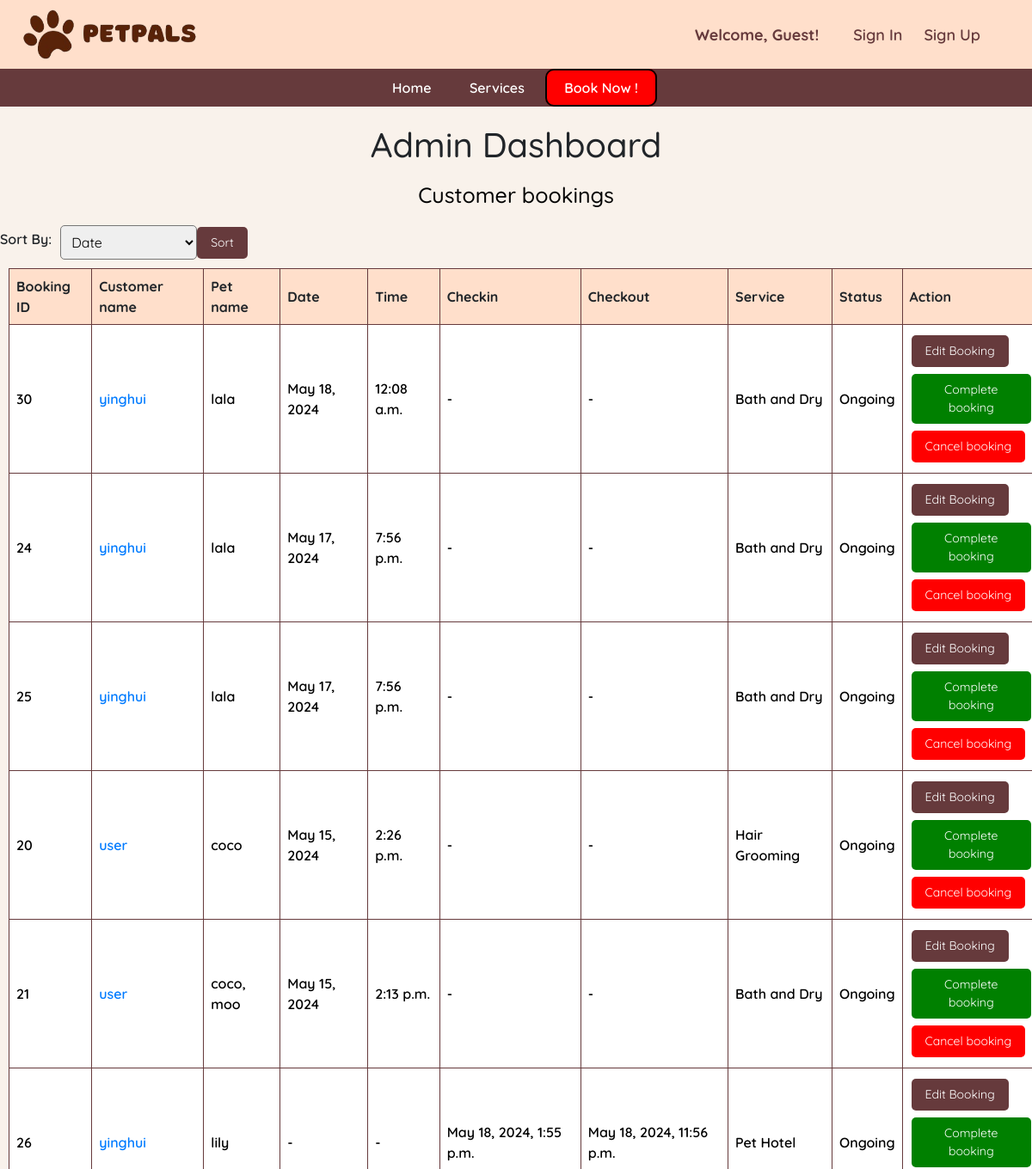
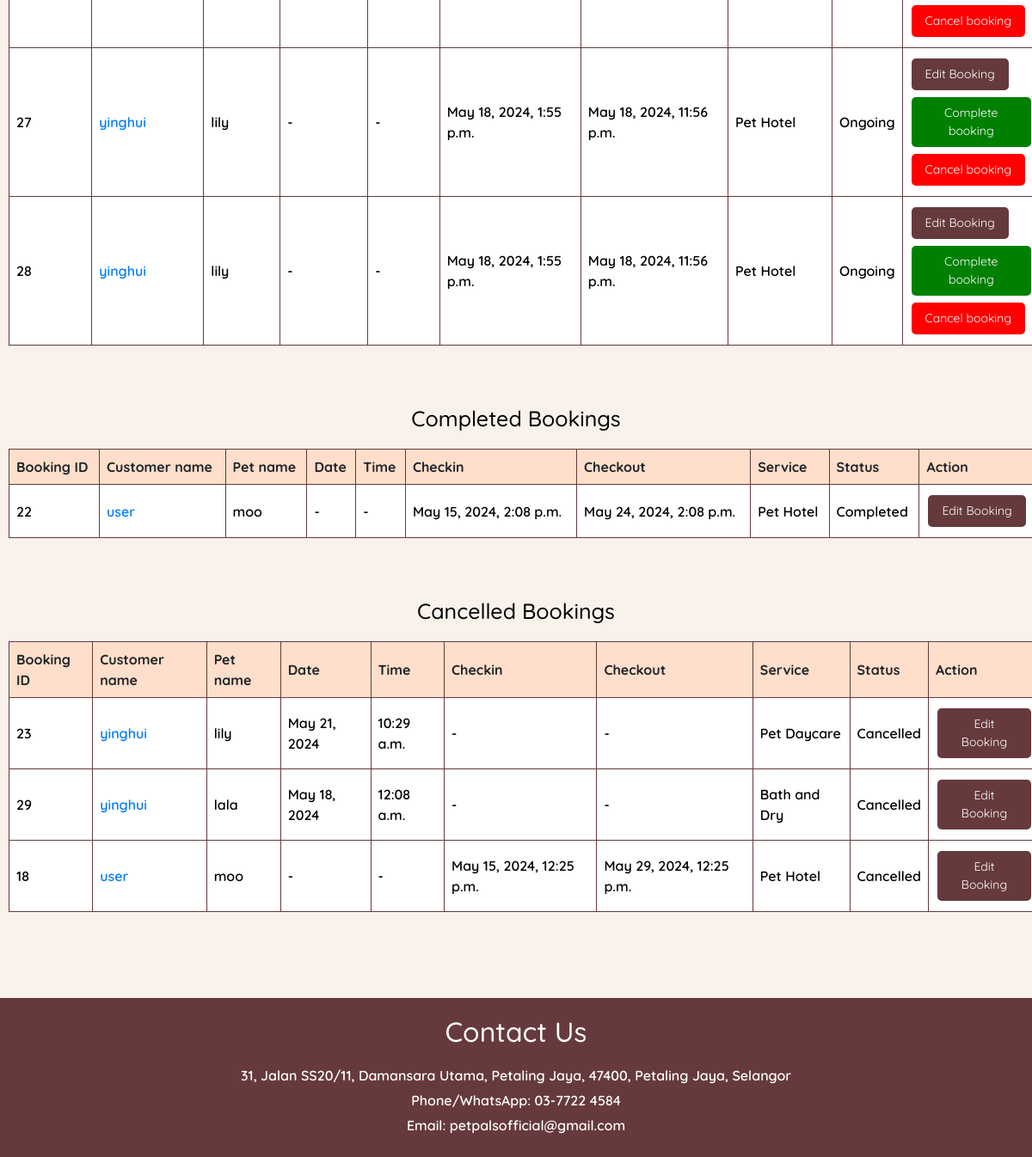
/admin_dashboard/, run on the app's committed database (2 pictures, top to bottom).
### main/models.py (models this page shows, shortened)
class Booking(models.Model):
    owner = models.ForeignKey(Owner, null=True, on_delete=models.CASCADE)
    pet = models.ManyToManyField(Pet)
    date = models.DateField(blank=True, null=True)
    time = models.TimeField(blank=True, null=True)
    SERVICE_CHOICES = [
        ('Hair Grooming', 'Hair Grooming'),
        ('Bath and Dry', 'Bath and Dry'),
        ('Pet Hotel', 'Pet Hotel'),
        ('Pet Daycare', 'Pet Daycare'),
    ]
    service = models.CharField(max_length=50, choices=SERVICE_CHOICES)
    STATUS_CHOICES = [
        ('Ongoing', 'Ongoing'),
        ('Completed', 'Completed'),
        ('Cancelled', 'Cancelled'),
    ]
    status = models.CharField(max_length=20, choices=STATUS_CHOICES, default='Ongoing')
    checkin = models.DateTimeField(null=True, blank=True)
    checkout = models.DateTimeField(null=True, blank=True)

class Owner(models.Model):
    user = models.OneToOneField(User, on_delete=models.CASCADE)
    phone_number = models.CharField(max_length=15, blank=True)
    email = models.EmailField(blank=True)

class Pet(models.Model):
    name = models.CharField(max_length=20)
    owner = models.ForeignKey(Owner, null=True, on_delete=models.CASCADE)
    age = models.PositiveBigIntegerField()
    species = models.CharField(max_length=50)
    breed = models.CharField(max_length=50)
    profile_pic = models.ImageField(default="profile.jpg", null=True, blank=True)

### main/views.py (the view, shortened to what this page needs)
# urls.py: path('admin_dashboard/', views.AdminPage, name="admin_dashboard"),
def AdminPage(request):
    sort_by = request.GET.get('sort_by', 'date')
    order_by = '-date'  # default ordering
    if sort_by == 'id':
        order_by = 'id'
    elif sort_by == 'service':
        order_by = 'service'
    ongoing_bookings = Booking.objects.filter(status='Ongoing').order_by(order_by)
    completed_bookings = Booking.objects.filter(status='Completed').order_by(order_by)
    cancelled_bookings = Booking.objects.filter(status='Cancelled').order_by(order_by)
    owners = Owner.objects.all()
    context = {
        'ongoing_bookings': ongoing_bookings,
        'completed_bookings': completed_bookings,
        'cancelled_bookings': cancelled_bookings,
        'owners': owners,
    }
    return render(request, 'admin_dashboard.html', context)

### main/templates/admin_dashboard.html (shortened to what this page needs)
{% extends 'base.html' %}
{% block content %}
<!DOCTYPE html>
<html lang="en">
<head>
</head>
<body>
    <h1 class="dashb">Admin Dashboard</h1>
    <div style="margin-top: 20px; margin-bottom: 20px;">
    <h2 class="dash">Customer bookings</h2>
<form method="GET" action="" class="sorting-form">
    <label for="sort_by">Sort By:</label>
    <select name="sort_by" id="sort_by" class="sort-select">
        <option value="date">Date</option>
    </select>
    <button type="submit" class="sort-button">Sort</button>
</form>
<table class="a">
    <thead>
        <tr>
            <th>Booking ID</th>
            <th>Customer name</th>
            <th>Pet name</th>
            <th>Date</th>
            <th>Time</th>
            <th>Checkin</th>
            <th>Checkout</th>
            <th>Service</th>
            <th>Status</th>
            <th>Action</th>
        </tr>
    </thead>
    <tbody>
        {% for booking in ongoing_bookings %}
        <tr>
            <td>{{ booking.id }}</td>
            <td><a href="{% url 'ownerpf' booking.id %}">{{ booking.owner.user.username }}</a></td>
            <td>
                {% for pet in booking.pet.all %}
                    {{ pet.name }}{% if not forloop.last %}, {% endif %}
                {% endfor %}
            </td>
            <td>{{ booking.date|default:"-" }}</td>
            <td>{{ booking.time|default:"-" }}</td>
            <td>{{ booking.checkin|default:"-" }}</td>
            <td>{{ booking.checkout|default:"-" }}</td>
            <td>{{ booking.service }}</td>
            <td>{{ booking.status }}</td>
            <td>
                <form method="post" action="{% url 'edit_booking' booking.id %}" style="display: inline;">
                    <button type="submit" class="button">Edit Booking</button>
                </form>
                <form method="post">
                    <button type="submit" class="button-complete">Complete booking</button>
                </form>
                <form method="post">
                    <button type="submit" class="button-cancel" >Cancel booking</button>
                </form>
            </td>
        </tr>
        {% endfor %}
    </tbody>
</table>
</div>
<div style="margin-top: 70px; margin-bottom: 70px;">
<h2 class="dash">Completed Bookings</h2>
<table class="a">
    <thead>
        <tr>
            <th>Booking ID</th>
            <th>Customer name</th>
            <th>Pet name</th>
            <th>Date</th>
            <th>Time</th>
            <th>Checkin</th>
            <th>Checkout</th>
            <th>Service</th>
            <th>Status</th>
            <th>Action</th>
        </tr>
    </thead>
    <tbody>
        {% for booking in completed_bookings %}
        <tr>
            <td>{{ booking.id }}</td>
            <td><a href="{% url 'ownerpf' booking.id %}">{{ booking.owner.user.username }}</a></td>
            <td>
                {% for pet in booking.pet.all %}
                    {{ pet.name }}{% if not forloop.last %}, {% endif %}
                {% endfor %}
            </td>
            <td>{{ booking.date|default:"-" }}</td>
            <td>{{ booking.time|default:"-" }}</td>
            <td>{{ booking.checkin|default:"-" }}</td>
            <td>{{ booking.checkout|default:"-" }}</td>
            <td>{{ booking.service }}</td>
            <td>{{ booking.status }}</td>
            <td>
                <form action="{% url 'edit_booking' booking.id %}" method="post" style="display: inline;">
                    <button type="submit" class="button">Edit Booking</button>
                </form>
        </tr>
        {% endfor %}
    </tbody>
</table>
<div style="margin-top: 70px; margin-bottom: 70px;">
    <h2 class="dash">Cancelled Bookings</h2>
    <table class="a">
    <thead>
        <tr>
            <th>Booking ID</th>
            <th>Customer name</th>
            <th>Pet name</th>
            <th>Date</th>
            <th>Time</th>
            <th>Checkin</th>
            <th>Checkout</th>
            <th>Service</th>
            <th>Status</th>
            <th>Action</th>
        </tr>
    </thead>
    <tbody>
        {% for booking in cancelled_bookings %}
        <tr>
            <td>{{ booking.id }}</td>
            <td><a href="{% url 'ownerpf' booking.id %}">{{ booking.owner.user.username }}</a></td>
            <td>
                {% for pet in booking.pet.all %}
                    {{ pet.name }}{% if not forloop.last %}, {% endif %}
                {% endfor %}
            </td>
            <td>{{ booking.date|default:"-" }}</td>
            <td>{{ booking.time|default:"-" }}</td>
            <td>{{ booking.checkin|default:"-" }}</td>
            <td>{{ booking.checkout|default:"-" }}</td>
            <td>{{ booking.service }}</td>
            <td>{{ booking.status }}</td>
            <td>
                <form action="{% url 'edit_booking' booking.id %}" method="post" style="display: inline;">
                    <button type="submit" class="button">Edit Booking</button>
                </form>
    </tr>
        {% endfor %}
    </tbody>
</table>
</div>
</body>
</html>
{% endblock %}

### main/templates/base.html (style rules this page uses)
body { font-family: "Quicksand", sans-serif; font-optical-sizing: auto; font-weight: 600; font-style: normal; margin: 0; padding: 0; background-color: #F9F2EB; }
h2 { color: white; font-size: xx-large; }
h2 { text-align: center; color: #8B4513; margin-bottom: 20px; }
.ope th, td { padding: 12px; text-align: left; border: none; font-size: 16px; color: #000; }

### main/templates/admin_dashboard.html (style rules this page uses)
body { margin: 0; padding: 0; }
.sorting-form { display: flex; align-items: center; }
.sorting-form label { margin-right: 10px; }
.sort-select { padding: 8px; border-radius: 5px; }
.sort-button { background-color: rgb(102, 58, 60); border: none; color: white; padding: 8px 16px; text-align: center; text-decoration: none; display: inline-block; font-size: 14px; border-radius: 5px; cursor: pointer; }
.a { margin: 10px; width: 100%; border-collapse: collapse; }
.a th, td { border: 1px solid rgb(102, 58, 60); padding: 8px; text-align: left; background-color: white; }
.a th { background-color: rgb(255,223,203); }
.dash { color: black ; font-size: 25px; }
.dashb { text-align: center; margin-top: 20px; }
.button { background-color: rgb(102, 58, 60); border: none; color: white; padding: 8px 16px; text-align: center; text-decoration: none; display: inline-block; font-size: 14px; margin: 4px 2px; cursor: pointer; border-radius: 5px; }
.button-complete { background-color: green; border: none; color: white; padding: 8px 16px; text-align: center; text-decoration: none; display: inline-block; font-size: 14px; margin: 4px 2px; cursor: pointer; border-radius: 5px; }
.button-cancel { background-color: red; border: none; color: white; padding: 8px 16px; text-align: center; text-decoration: none; display: inline-block; font-size: 14px; margin: 4px 2px; cursor: pointer; border-radius: 5px; }

### data on the page
Booking: id "30", owner.user.username "yinghui", date "May 18, 2024", time "12:08 a.m.", checkin "-", checkout "-", service "Bath and Dry", status "Ongoing"
Pet: name "lala"
Booking: id "24", owner.user.username "yinghui", date "May 17, 2024", time "7:56 p.m.", checkin "-", checkout "-", service "Bath and Dry", status "Ongoing"
Booking: id "25", owner.user.username "yinghui", date "May 17, 2024", time "7:56 p.m.", checkin "-", checkout "-", service "Bath and Dry", status "Ongoing"
Booking: id "20", owner.user.username "user", date "May 15, 2024", time "2:26 p.m.", checkin "-", checkout "-", service "Hair Grooming", status "Ongoing"
Pet: name "coco"
Booking: id "21", owner.user.username "user", date "May 15, 2024", time "2:13 p.m.", checkin "-", checkout "-", service "Bath and Dry", status "Ongoing"
Pet: name "moo"
Booking: id "26", owner.user.username "yinghui", date "-", time "-", checkin "May 18, 2024, 1:55 p.m.", checkout "May 18, 2024, 11:56 p.m.", service "Pet Hotel", status "Ongoing"
Pet: name "lily"
Booking: id "27", owner.user.username "yinghui", date "-", time "-", checkin "May 18, 2024, 1:55 p.m.", checkout "May 18, 2024, 11:56 p.m.", service "Pet Hotel", status "Ongoing"
Booking: id "28", owner.user.username "yinghui", date "-", time "-", checkin "May 18, 2024, 1:55 p.m.", checkout "May 18, 2024, 11:56 p.m.", service "Pet Hotel", status "Ongoing"
Booking: id "22", owner.user.username "user", date "-", time "-", checkin "May 15, 2024, 2:08 p.m.", checkout "May 24, 2024, 2:08 p.m.", service "Pet Hotel", status "Completed"
Booking: id "23", owner.user.username "yinghui", date "May 21, 2024", time "10:29 a.m.", checkin "-", checkout "-", service "Pet Daycare", status "Cancelled"
Booking: id "29", owner.user.username "yinghui", date "May 18, 2024", time "12:08 a.m.", checkin "-", checkout "-", service "Bath and Dry", status "Cancelled"
Booking: id "18", owner.user.username "user", date "-", time "-", checkin "May 15, 2024, 12:25 p.m.", checkout "May 29, 2024, 12:25 p.m.", service "Pet Hotel", status "Cancelled"
